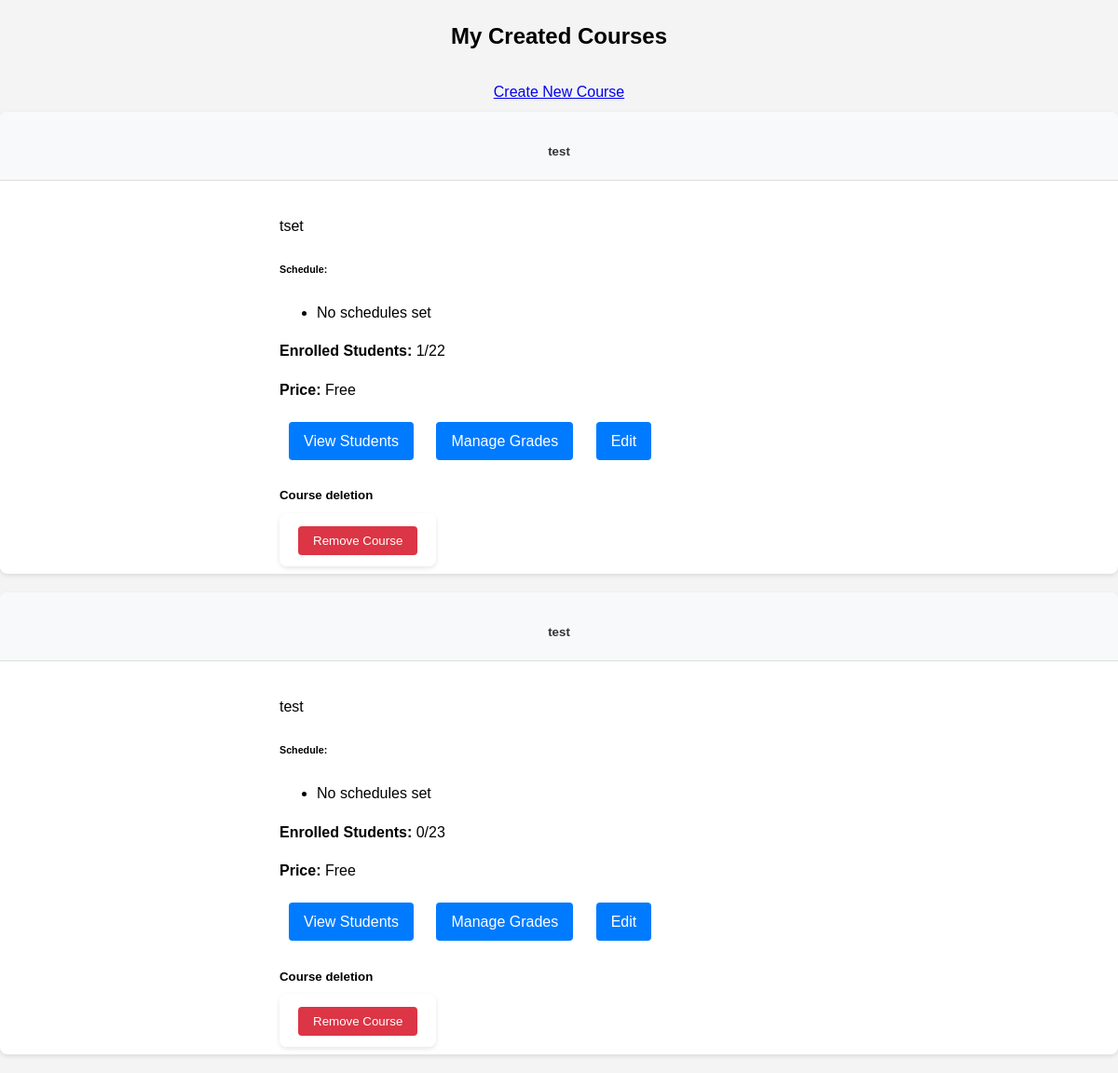
/created_courses/ (signed in), run on an earlier commit of the app's database.
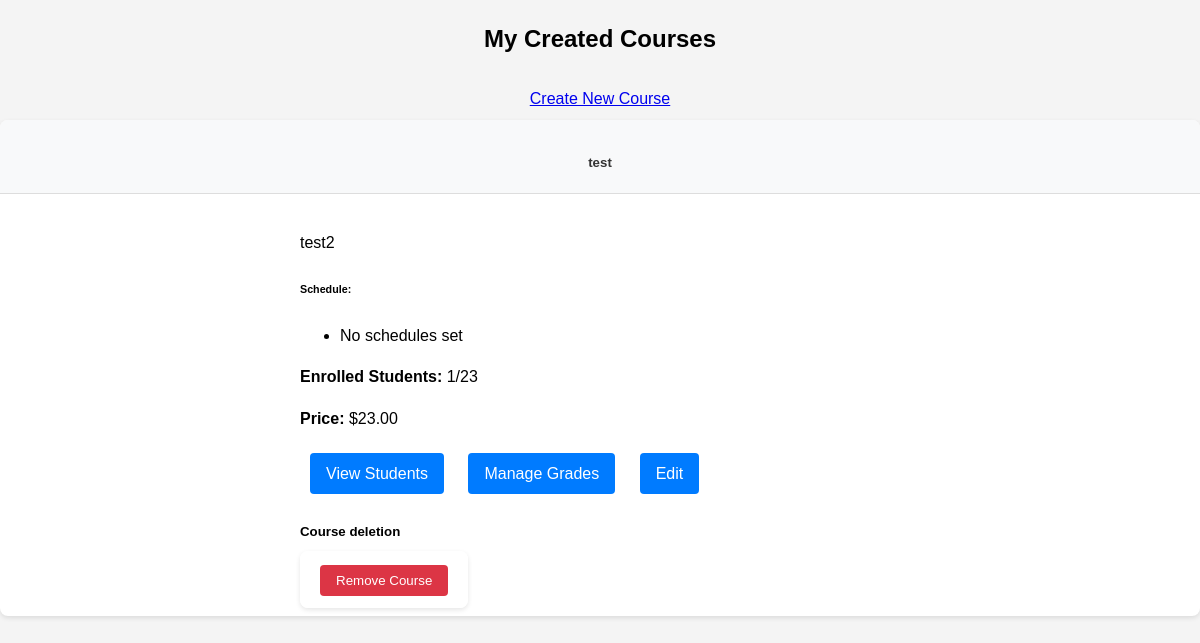
And on a later commit of the database.
### course/models.py (models this page shows, shortened)
class Course(models.Model):
    title = models.CharField(max_length=200)
    description = models.TextField()
    content = models.TextField(help_text="Detailed course content and materials")
    teacher = models.ForeignKey(
        settings.AUTH_USER_MODEL,
        on_delete=models.CASCADE,
        limit_choices_to={'is_teacher': True},
    )
    capacity = models.PositiveIntegerField()
    pre_requisites = models.TextField(blank=True, null=True)
    created_at = models.DateTimeField(auto_now_add=True)
    price = models.DecimalField(
        max_digits=10,
        decimal_places=2,
        default=Decimal('0.00'),
        help_text="Course price in USD"
    )

### course/views.py (the view)
# urls.py: path('created_courses/', views.view_created_courses, name='created_courses'),
@login_required
def view_created_courses(request):
    courses = Course.objects.filter(teacher=request.user)
    return render(request, 'courses/created_courses.html', {
        'courses': courses
    })

### course/templates/courses/created_courses.html (shortened to what this page needs)
{% extends 'base.html' %}
{% load static %}
{% block content %}
<div class="container">
    <div class="d-flex justify-content-between align-items-center mb-4">
        <h2>My Created Courses</h2>
        <a href="{% url 'create_course' %}" class="btn btn-success">Create New Course</a>
    </div>
    {% if courses %}
        <div class="row">
            {% for course in courses %}
            <div class="col-md-6 mb-4">
                <div class="card h-100">
                    <div class="card-header">
                        <h5 class="card-title mb-0">{{ course.title }}</h5>
                    </div>
                    <div class="card-body">
                        <p class="card-text">{{ course.description|truncatewords:30 }}</p>
                        <h6>Schedule:</h6>
                        <ul class="list-group mb-3">
                        {% for schedule in course.schedules.all %}
                            <li class="list-group-item">{{ schedule.get_schedule_display }}</li>
                        {% empty %}
                            <li class="list-group-item">No schedules set</li>
                        {% endfor %}
                        </ul>
                        <p><strong>Enrolled Students:</strong>
                            {{ course.enrollments.filter.count }}/{{ course.capacity }}
                        </p>
                        <p><strong>Price:</strong>
                            {% if course.price == 0 %}
                                Free
                            {% else %}
                                ${{ course.price }}
                            {% endif %}
                        </p>
                        <div class="btn-group">
                            <a href="{% url 'enrolled_students' course.id %}"
                               class="btn btn-primary btn-sm">View Students</a>
                            <a href="{% url 'teacher_course_grades' course.id %}"
                               class="btn btn-primary btn-sm">Manage Grades</a>
                            <a href="{% url 'edit_course' course.id %}"
                               class="btn btn-primary btn-sm">Edit</a>
                        </div>
                        <div class="modal fade" id="deleteModal{{ course.id }}" tabindex="-1">
                            <div class="modal-dialog">
                                <div class="modal-content">
                                    <div class="modal-header">
                                        <h5 class="modal-title">Course deletion</h5>
                                    </div>
                                    <div class="modal-footer">
                                        <form method="post" action="{% url 'remove_course' course.id %}" style="display: inline;">
                                            <button type="submit" class="btn btn-danger">Remove Course</button>
                                        </form>
                                    </div>
                                </div>
                            </div>
                        </div>
                    </div>
                </div>
            </div>
            {% endfor %}
        </div>
    {% else %}
        <div class="alert alert-info">
            <p>You haven't created any courses yet.</p>
            <a href="{% url 'create_course' %}" class="btn btn-primary">Create Your First Course</a>
        </div>
    {% endif %}
</div>
{% endblock %}

What changed in the data, as far as the page shows it:
removed Course: title "test", description "tset", enrollments.filter.count "1", capacity "22", price "Free"
removed Course: title "test", description "test", enrollments.filter.count "0", capacity "23", price "Free"
added Course: title "test", description "test2", enrollments.filter.count "1", capacity "23", price "23.00"
